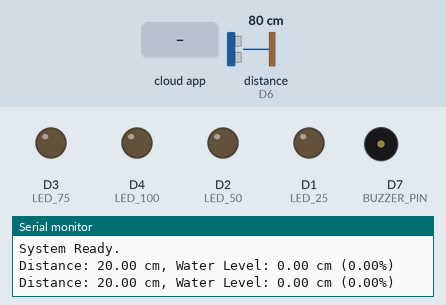
Simulated run of this sketch. Board: ESP8266 (NodeMCU). Shown: output pins drawn as LEDs (lit = HIGH), buzzer (waves = sounding, pin HIGH), the last lines printed to the serial monitor. Wiring (inferred from the names in the program): ultrasonic range finder: trigger D5; echo D6. The test bench sets the inputs (shaded band); at power-on: distance to the obstacle (sensor on D6) 80 cm. The echo pulse lasts 58.3 µs per cm; WiFi joins after 1.5 s; servers stay silent unless stated; pins used as bus, display or sensor lines are not drawn.

Above: at 1.8 s.
1.9 s: distance to the obstacle (sensor on D6) set to 17 cm
3.4 s: distance to the obstacle (sensor on D6) set to 14 cm
At 4.7 s:
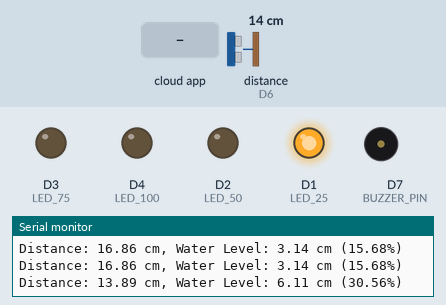
5.5 s: distance to the obstacle (sensor on D6) set to 12 cm
7.2 s: distance to the obstacle (sensor on D6) set to 9 cm
At 9.2 s:
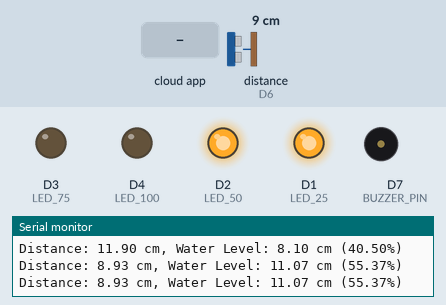
9.5 s: the phone or cloud app sets buzzerEnabled to 0
11.5 s: distance to the obstacle (sensor on D6) set to 2 cm
At 12.7 s:
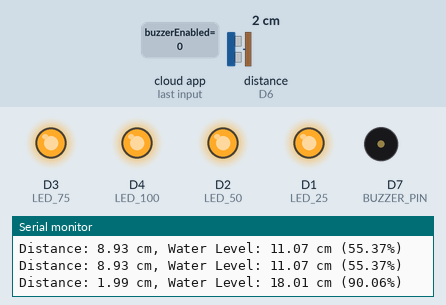
Timing chart, 0 to 14.5 s (numbered marks = the images above; inputs shaded):
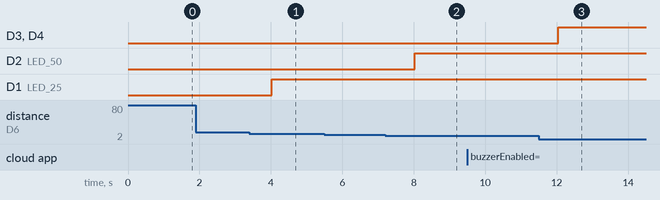

The sketch:

Waterlevel.ino
```cpp
#include <Arduino.h>
#include <ArduinoIoTCloud.h>
#include <Arduino_ConnectionHandler.h>
#include <ESP8266WiFi.h>

// Pin definitions
#define TRIG_PIN D5
#define ECHO_PIN D6
#define BUZZER_PIN D7

#define LED_25 D1   //
#define LED_50 D2
#define LED_75 D3
#define LED_100 D4  // Red

// Tank configuration
const int tankHeight = 20;
const int fullThreshold = 4;

// WiFi credentials
const char SSID[] = "Hm";
const char PASS[] = "010203302010";

// Cloud variables
float waterLevelPercentage;
float distanceMeasurement;
bool buzzerEnabled = true;

// Thing ID & Secret (replace with yours)
const char THING_ID[] = "3f1dd4d9-fe44-4c2e-b18d-7d58f2387462";
const char SECRET_KEY[] = "8pTaH5HYk2uza7Fg!YfOpVB4?";

// Connection handler
WiFiConnectionHandler connectionHandler(SSID, PASS);

// Setup Cloud properties
void initProperties() {
  ArduinoCloud.setThingId(THING_ID);
  ArduinoCloud.addProperty(waterLevelPercentage, READ, 1 * SECONDS, NULL);
  ArduinoCloud.addProperty(distanceMeasurement, READ, 1 * SECONDS, NULL);
  ArduinoCloud.addProperty(buzzerEnabled, READWRITE, ON_CHANGE, onBuzzerEnabledChange);
}

// Callback when buzzer state changes from the cloud
void onBuzzerEnabledChange() {
  if (!buzzerEnabled) {
    digitalWrite(BUZZER_PIN, LOW); // Turn off if disabled
  }
  Serial.print("Cloud Buzzer Toggle: ");
  Serial.println(buzzerEnabled ? "ON" : "OFF");
}

// Read ultrasonic sensor and update cloud values
void readSensor() {
  // Trigger pulse
  digitalWrite(TRIG_PIN, LOW);
  delayMicroseconds(2);
  digitalWrite(TRIG_PIN, HIGH);
  delayMicroseconds(10);
  digitalWrite(TRIG_PIN, LOW);

  // Echo pulse duration
  long duration = pulseIn(ECHO_PIN, HIGH);
  float distance = duration * 0.034 / 2; // cm

  // Clamp distance to tank range
  if (distance > tankHeight) distance = tankHeight;

  // Calculate level and percentage
  float level = tankHeight - distance;
  float percent = (level / tankHeight) * 100.0;

  if (percent < 0) percent = 0;
  if (percent > 100 ) percent = 100;

  // Update cloud variables
  distanceMeasurement = distance;
  waterLevelPercentage = percent;

  Serial.print("Distance: ");
  Serial.print(distance);
  Serial.print(" cm, Water Level: ");
  Serial.print(level);
  Serial.print(" cm (");
  Serial.print(percent);
  Serial.println("%)");

  // LEDs off
  digitalWrite(LED_25, LOW);
  digitalWrite(LED_50, LOW);
  digitalWrite(LED_75, LOW);
  digitalWrite(LED_100, LOW);

  // Turn on LEDs according to level
  if (percent >= 25) digitalWrite(LED_25, HIGH);
  if (percent >= 50) digitalWrite(LED_50, HIGH);
  if (percent >= 75) digitalWrite(LED_75, HIGH);

  // Tank full condition
  bool isFull = (percent >= 100 || distance <= fullThreshold);

  if (isFull) {
    digitalWrite(LED_100, HIGH);
    if (buzzerEnabled) {
      digitalWrite(BUZZER_PIN, HIGH);
    }
  } else {
    digitalWrite(BUZZER_PIN, LOW);
  }
}

void setup() {
  Serial.begin(115200);
  Serial.println("Starting Water Level Monitoring...");

  // Pin modes
  pinMode(TRIG_PIN, OUTPUT);
  pinMode(ECHO_PIN, INPUT);
  pinMode(BUZZER_PIN, OUTPUT);

  pinMode(LED_25, OUTPUT);
  pinMode(LED_50, OUTPUT);
  pinMode(LED_75, OUTPUT);
  pinMode(LED_100, OUTPUT);

  digitalWrite(BUZZER_PIN, LOW);

  // Init cloud
  initProperties();
  ArduinoCloud.begin(connectionHandler);
  setDebugMessageLevel(4);
  ArduinoCloud.printDebugInfo();

  Serial.println("System Ready.");
}

void loop() {
  ArduinoCloud.update();
  readSensor();
  delay(1000); // Adjust refresh rate
}
```

Measured:
- the behaviour switches between 16 and 15 cm on distance to the obstacle (sensor on D6) (found by bisection; images 0 and 1)
- the behaviour switches between 11 and 10 cm on distance to the obstacle (sensor on D6) (found by bisection; images 1 and 2)
- after the input at 3.4 s, D1 (LED_25): LOW → HIGH after 0.62 s
- after the input at 7.2 s, D2 (LED_50): LOW → HIGH after 0.83 s
- after the input at 11.5 s, D3 (LED_75), D4 (LED_100): LOW → HIGH after 0.54 s
